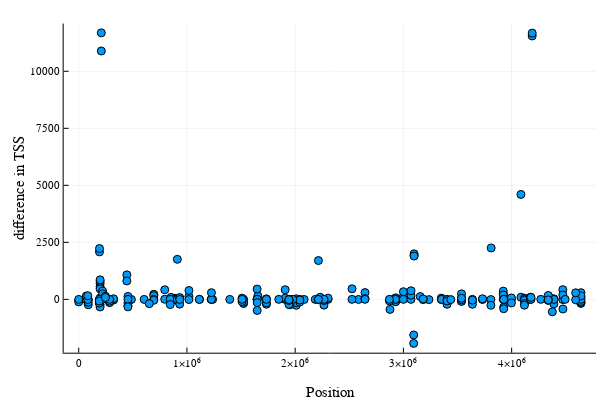

Notebook source saved alongside this figure:
### Markdown cell above
Let's have a look at all the observed differences.

### Code cell
Plots.scatter(positions, differences, label=:none, xlabel="Position", ylabel="difference in TSS")

### Figure 1 — Plotly figure (JSON) as saved in the notebook; plotly's stock layout.template omitted (floating-point values rounded to 4 significant figures; data arrays with more than 128 entries replaced by an {"elided": "..."} marker saying what was removed)
{"data": [{"colorbar": {"title": ""}, "legendgroup": "", "marker": {"color": "rgba(0, 154, 250, 1.000)", "line": {"color": "rgba(0, 0, 0, 1.000)", "width": 1}, "size": 8, "symbol": "circle"}, "mode": "markers", "name": "", "showlegend": false, "type": "scatter", "x": {"elided": "244 int values"}, "xaxis": "x1", "y": {"elided": "244 int values"}, "yaxis": "y1", "zmax": null, "zmin": null}], "layout": {"annotations": [], "height": 400, "legend": {"bgcolor": "rgba(255, 255, 255, 1.000)", "bordercolor": "rgba(0, 0, 0, 1.000)", "font": {"color": "rgba(0, 0, 0, 1.000)", "family": "sans-serif", "size": 11}, "tracegroupgap": 0, "x": 1, "y": 1}, "margin": {"b": 20, "l": 0, "r": 0, "t": 20}, "paper_bgcolor": "rgba(255, 255, 255, 1.000)", "plot_bgcolor": "rgba(255, 255, 255, 1.000)", "showlegend": true, "width": 600, "xaxis": {"anchor": "y1", "domain": [0.1061, 0.9934], "gridcolor": "rgba(0, 0, 0, 0.100)", "gridwidth": 0.5, "linecolor": "rgba(0, 0, 0, 1.000)", "mirror": false, "range": [-139200.0, 4780000.0], "showgrid": true, "showline": true, "showticklabels": true, "tickangle": 0, "tickcolor": "rgb(0, 0, 0)", "tickfont": {"color": "rgba(0, 0, 0, 1.000)", "family": "sans-serif", "size": 11}, "tickmode": "array", "ticks": "inside", "ticktext": ["0", "1×10⁶", "2×10⁶", "3×10⁶", "4×10⁶"], "tickvals": [0, 1000000, 2000000, 3000000, 4000000], "title": "Position", "titlefont": {"color": "rgba(0, 0, 0, 1.000)", "family": "sans-serif", "size": 15}, "type": "-", "visible": true, "zeroline": false, "zerolinecolor": "rgba(0, 0, 0, 1.000)"}, "yaxis": {"anchor": "x1", "domain": [0.07581, 0.9902], "gridcolor": "rgba(0, 0, 0, 0.100)", "gridwidth": 0.5, "linecolor": "rgba(0, 0, 0, 1.000)", "mirror": false, "range": [-2338.0, 12090.0], "showgrid": true, "showline": true, "showticklabels": true, "tickangle": 0, "tickcolor": "rgb(0, 0, 0)", "tickfont": {"color": "rgba(0, 0, 0, 1.000)", "family": "sans-serif", "size": 11}, "tickmode": "array", "ticks": "inside", "ticktext": ["0", "2500", "5000", "7500", "10000"], "tickvals": [0, 2500, 5000, 7500, 10000], "title": "difference in TSS", "titlefont": {"color": "rgba(0, 0, 0, 1.000)", "family": "sans-serif", "size": 15}, "type": "-", "visible": true, "zeroline": false, "zerolinecolor": "rgba(0, 0, 0, 1.000)"}}}
